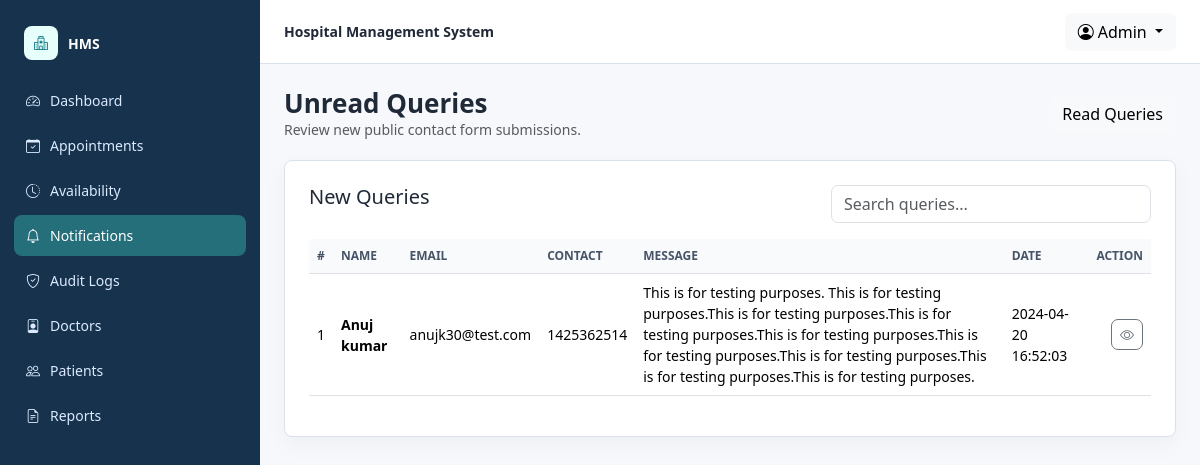
The app's page /hms/admin/unread-queries.php (signed in) with its own data.
### tables this page shows
CREATE TABLE `tblcontactus` (
  `id` int(11) NOT NULL,
  `fullname` varchar(255) DEFAULT NULL,
  `email` varchar(255) DEFAULT NULL,
  `contactno` bigint(12) DEFAULT NULL,
  `message` mediumtext DEFAULT NULL,
  `PostingDate` timestamp NULL DEFAULT current_timestamp(),
  `AdminRemark` mediumtext DEFAULT NULL,
  `LastupdationDate` timestamp NULL DEFAULT NULL ON UPDATE current_timestamp(),
  `IsRead` int(11) DEFAULT NULL
);

### hms/admin/unread-queries.php (the view, shortened to what this page needs)
<?php
include 'include/config.php';
$queries = hms_fetch_all($con, 'SELECT * FROM tblcontactus WHERE IsRead IS NULL ORDER BY id DESC');
?>
<div class="hms-page-title">
    <div>
        <h1>Unread Queries</h1>
        <p class="text-muted mb-0">Review new public contact form submissions.</p>
    </div>
    <a class="btn btn-light" href="read-query.php">Read Queries</a>
</div>
<div class="hms-card p-4">
    <div class="d-flex flex-column flex-md-row justify-content-between gap-3 mb-3">
        <h2 class="h5 mb-0">New Queries</h2>
        <input type="search" class="form-control" style="max-width: 320px;" placeholder="Search queries..." data-table-search="#queriesTable">
    </div>
    <div class="table-responsive">
        <table class="table table-hover align-middle" id="queriesTable" data-sortable>
            <thead>
            <tr>
                <th data-sort>#</th>
                <th data-sort>Name</th>
                <th data-sort>Email</th>
                <th data-sort>Contact</th>
                <th data-sort>Message</th>
                <th data-sort>Date</th>
                <th class="text-end">Action</th>
            </tr>
            </thead>
            <tbody>
            <?php foreach ($queries as $index => $query) { ?>
                <tr>
                    <td><?php echo $index + 1; ?></td>
                    <td class="fw-semibold"><?php echo hms_e($query['fullname']); ?></td>
                    <td><?php echo hms_e($query['email']); ?></td>
                    <td><?php echo hms_e($query['contactno']); ?></td>
                    <td><?php echo hms_e($query['message']); ?></td>
                    <td><?php echo hms_e($query['PostingDate']); ?></td>
                    <td class="text-end">
                        <a class="btn btn-sm btn-outline-secondary" href="query-details.php?id=<?php echo (int) $query['id']; ?>"><i class="bi bi-eye"></i></a>
                    </td>
                </tr>
            <?php } ?>
            </tbody>
        </table>
    </div>
</div>

### hms/include/hms_helpers.php (style rules this page uses)
:root { --hms-ink: #1f2937; --hms-muted: #667085; --hms-line: #d9e2ec; --hms-bg: #f6f8fb; --hms-sidebar: #17324d; --hms-sidebar-active: #256f7a; --hms-teal: #127c8a; --hms-amber: #b7791f; }
body { background: var(--hms-bg); color: var(--hms-ink); font-size: 14px; letter-spacing: 0; }
a { text-decoration: none; }
.hms-page-title { display: flex; justify-content: space-between; gap: 16px; align-items: center; margin-bottom: 20px; }
.hms-page-title h1 { font-size: 26px; margin: 0; font-weight: 700; }
.hms-card { background: #fff; border: 1px solid var(--hms-line); border-radius: 8px; box-shadow: 0 8px 24px rgba(16, 24, 40, .04); }
.table thead th { color: #475467; background: #f8fafc; font-size: 12px; text-transform: uppercase; white-space: nowrap; }
.table td, .table th { vertical-align: middle; }
.btn { border-radius: 7px; }
.form-control, .form-select { border-radius: 7px; }

### records on screen
tblcontactus: fullname "Anuj kumar", email "anujk30@test.com", contactno "1425362514", message "This is for testing purposes. This is for testing purposes.This is for testing purposes.This is for testing purposes.This is for testing purposes.This is for testing purposes.This is for testing purposes.This is for testing purposes.This is for testing purposes.", PostingDate "2024-04-20 16:52:03"

### other values on screen
hms_e($item[1]) "Dashboard"
hms_e($item[1]) "Appointments"
hms_e($item[1]) "Availability"
hms_e($item[1]) "Notifications"
hms_e($item[1]) "Audit Logs"
hms_e($item[1]) "Doctors"
hms_e($item[1]) "Patients"
hms_e($item[1]) "Reports"
hms_e($name) "Admin"
